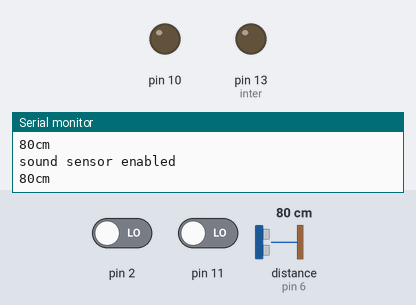
A sketch run on a simulated Arduino Uno, built with avr-gcc and run on an emulated ATmega328P. On the bench: output pins drawn as LEDs (lit = HIGH), the last lines printed to the serial monitor. Wiring (inferred from the names in the program): ultrasonic range finder: trigger pin 7; echo pin 6. The test bench sets the inputs (shaded band); at power-on: pin 2 LOW, pin 11 LOW, distance to the obstacle (sensor on pin 6) 80 cm. The echo pulse lasts 58.3 µs per cm; pins used as bus, display or sensor lines are not drawn.

Above: at 2.2 s.
2.3 s: pin 2 driven HIGH
At 3.5 s:
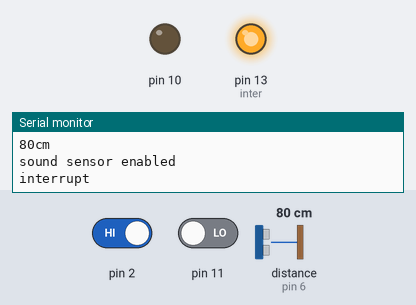
3.8 s: pin 2 driven LOW
At 5.3 s:
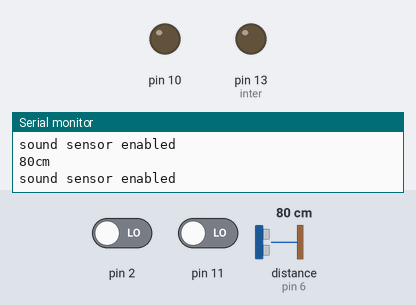
Timing chart, 0 to 6.8 s (numbered marks = the images above; inputs shaded):
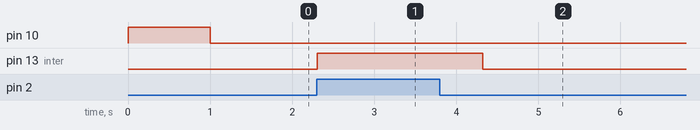

Measured:
- after the input at 2.3 s, pin 13 (inter): LOW → HIGH at once
- after the input at 3.8 s, pin 13 (inter): HIGH → LOW after 0.52 s

The sketch:

ultra_sound.ino
```cpp
const int pingPin = 7; // Trigger Pin of Ultrasonic Sensor
const int echoPin = 6; // Echo Pin of Ultrasonic Sensor
int i;
int inter=13;
boolean alc;
boolean flex;
//interrupt pin
void setup() {
  // put your setup code here, to run once:
pinMode(A0,INPUT);
pinMode(pingPin, OUTPUT);
pinMode(echoPin, INPUT);
Serial.begin(9600);
pinMode(inter,OUTPUT);
pinMode(2,INPUT);
pinMode(10,OUTPUT);
i=0;

//Alcohol and Flex Sensor
alc=digitalRead(11);
flex = analogRead(A0);

if(alc==1 &&  flex>400 )//Change Threshold after testing
Serial.println("ALL GOOD");
else
{
Serial.println("NOT GOOD.");
digitalWrite(10,HIGH);
delay(1000);
digitalWrite(10,LOW);
}
}
void loop() {

  // put your main code here, to run repeatedly:
long duration, inches, cm;

   digitalWrite(pingPin, LOW);
   delayMicroseconds(2);
   digitalWrite(pingPin, HIGH);
   delayMicroseconds(10);
   digitalWrite(pingPin, LOW);

   duration = pulseIn(echoPin, HIGH);
   inches = microsecondsToInches(duration);
   cm = microsecondsToCentimeters(duration);
   //Serial.print(inches);
   //Serial.print("in, ");
   Serial.print(cm);
   Serial.print("cm");
   Serial.println();
   //delay(100);
   if(cm<=110){
    Serial.println("sound sensor enabled");

    sound();

   }

}

long microsecondsToInches(long microseconds) {
   return microseconds / 74 / 2;
}

long microsecondsToCentimeters(long microseconds) {
   return microseconds / 29 / 2;
}

void sound() {
  // put your main code here, to run repeatedly:

int i,temp,s;
temp=0;
for(i=0;i<100;i++)
{

s=digitalRead(2);
temp=temp+s;
//Serial.println(s);
}

if(temp>45)
 {digitalWrite(inter,HIGH);
  Serial.println("interrupt");
  delay(2000);}
//Serial.println(" high");
//delay(2000);}
else //Serial.println("low");
digitalWrite(inter,LOW);

}
```
